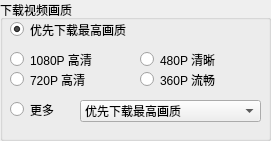
  <widget class="QGroupBox" name="groupBox_14">
   <property name="geometry">
    <rect>
     <x>160</x>
     <y>20</y>
     <width>271</width>
     <height>141</height>
    </rect>
   </property>
   <property name="title">
    <string>下载视频画质</string>
   </property>
   <widget class="QRadioButton" name="radioButton_dfn_480P">
    <property name="geometry">
     <rect>
      <x>140</x>
      <y>50</y>
      <width>120</width>
      <height>19</height>
     </rect>
    </property>
    <property name="text">
     <string>480P 清晰</string>
    </property>
   </widget>
   <widget class="QRadioButton" name="radioButton_dfn_more">
    <property name="geometry">
     <rect>
      <x>10</x>
      <y>100</y>
      <width>61</width>
      <height>19</height>
     </rect>
    </property>
    <property name="text">
     <string>更多</string>
    </property>
   </widget>
   <widget class="QRadioButton" name="radioButton_dfn_priority">
    <property name="geometry">
     <rect>
      <x>10</x>
      <y>20</y>
      <width>249</width>
      <height>19</height>
     </rect>
    </property>
    <property name="text">
     <string>优先下载最高画质</string>
    </property>
    <property name="checked">
     <bool>true</bool>
    </property>
   </widget>
   <widget class="QRadioButton" name="radioButton_dfn_1080P">
    <property name="geometry">
     <rect>
      <x>10</x>
      <y>50</y>
      <width>119</width>
      <height>19</height>
     </rect>
    </property>
    <property name="text">
     <string>1080P 高清</string>
    </property>
   </widget>
   <widget class="QRadioButton" name="radioButton_dfn_360P">
    <property name="geometry">
     <rect>
      <x>140</x>
      <y>70</y>
      <width>120</width>
      <height>19</height>
     </rect>
    </property>
    <property name="text">
     <string>360P 流畅</string>
    </property>
   </widget>
   <widget class="QRadioButton" name="radioButton_dfn_720P">
    <property name="geometry">
     <rect>
      <x>10</x>
      <y>70</y>
      <width>119</width>
      <height>19</height>
     </rect>
    </property>
    <property name="text">
     <string>720P 高清</string>
    </property>
   </widget>
   <widget class="QComboBox" name="comboBox_dfn_more">
    <property name="geometry">
     <rect>
      <x>80</x>
      <y>100</y>
      <width>181</width>
      <height>22</height>
     </rect>
    </property>
    <item>
     <property name="text">
      <string>优先下载最高画质</string>
     </property>
    </item>
    <item>
     <property name="text">
      <string>8K 超高清</string>
     </property>
    </item>
    <item>
     <property name="text">
      <string>杜比视界</string>
     </property>
    </item>
    <item>
     <property name="text">
      <string>HDR 真彩</string>
     </property>
    </item>
    <item>
     <property name="text">
      <string>4K 超清</string>
     </property>
    </item>
    <item>
     <property name="text">
      <string>1080P 高帧率</string>
     </property>
    </item>
    <item>
     <property name="text">
      <string>1080P 高码率</string>
     </property>
    </item>
    <item>
     <property name="text">
      <string>720P 高帧率</string>
     </property>
    </item>
   </widget>
  </widget>
